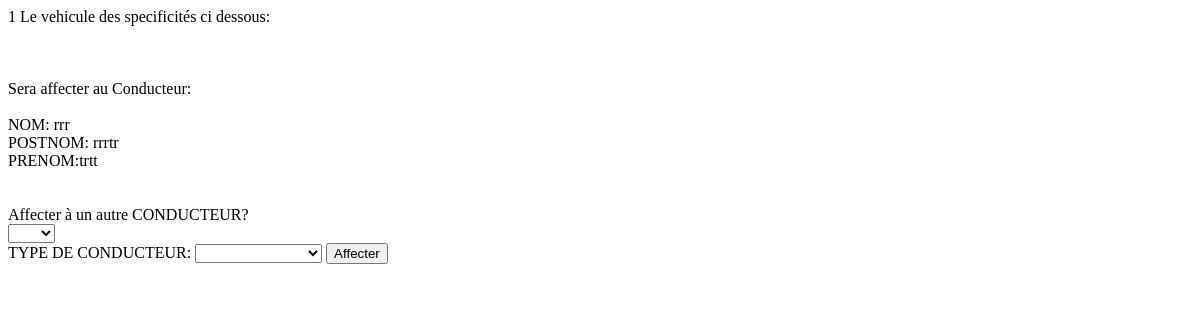
/affectation_conducteur.php?id_cond=1, run on an earlier commit of the app's database.
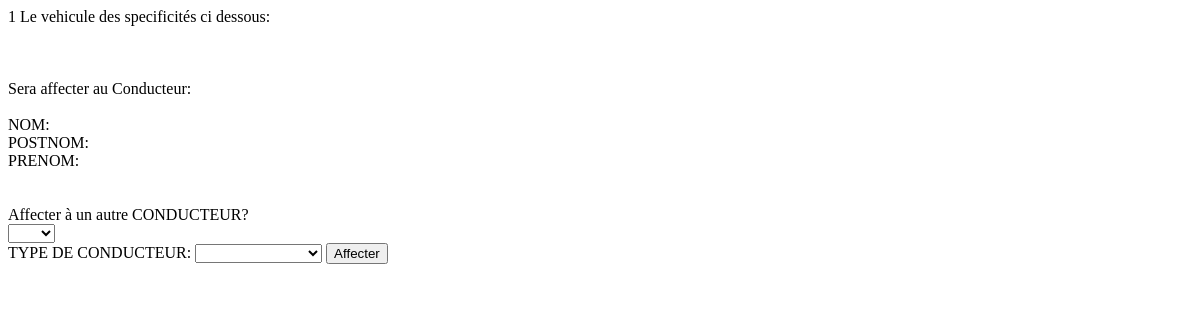
And on a later commit of the database.
### tables this page shows
CREATE TABLE `conducteur` (
  `id_cond` int(11) NOT NULL,
  `nom_cond` varchar(255) NOT NULL,
  `postnom_cond` varchar(255) NOT NULL,
  `prenom_cond` varchar(255) NOT NULL,
  `sexe_cond` varchar(255) NOT NULL,
  `date_naiss_cond` date NOT NULL,
  `lieu_naiss_cond` varchar(255) NOT NULL,
  `province_cond` varchar(255) NOT NULL,
  `ville_cond` varchar(255) NOT NULL,
  `commune_cond` varchar(255) NOT NULL,
  `quartier_cond` varchar(255) NOT NULL,
  `avennue_cond` varchar(255) NOT NULL,
  `num_domicile_cond` varchar(255) NOT NULL,
  `tel1_cond` varchar(255) NOT NULL,
  `tel2_cond` varchar(255) NOT NULL,
  `email_cond` varchar(255) NOT NULL,
  `scan_identite_cond` varchar(255) NOT NULL,
  `photo_cond` varchar(255) NOT NULL,
  `id_ut_fk` int(11) NOT NULL,
  `nom_ut_fk` varchar(255) NOT NULL,
  `id_mt_fk` int(11) NOT NULL,
  `num_plaque_mt_fk` varchar(255) NOT NULL,
  `date_enreg_conducteur` timestamp NOT NULL DEFAULT CURRENT_TIMESTAMP ON UPDATE CURRENT_TIMESTAMP
);

### affectation_conducteur.php (the view, shortened to what this page needs)
<?php
require('connexion.php');
?>
<!DOCTYPE html>
<html>
<head>
</head>
<body>
Le vehicule des specificités ci dessous:<br><br>
<br><br>
Sera affecter au Conducteur:<br><br>
<?php
$req2=("SELECT * FROM conducteur WHERE id_cond='".$_SESSION['id_cond']."'  ");
$res2=mysqli_query($conn,$req2) or die(mysqli_error());
?>
 <?php while ($aff2=mysqli_fetch_assoc($res2)){?>
NOM: <?php echo ($aff2['nom_cond'])?><br>
POSTNOM: <?php echo ($aff2['postnom_cond'])?><br>
PRENOM:<?php echo ($aff2['prenom_cond'])?><br>
<?php }?>
</body>
</html>
<form method="POST" action="" enctype="multipart/form-data" accept-charset="utf-8">
<?php
$req2=("SELECT * FROM conducteur WHERE id_cond='".$_SESSION['id_cond']."'  ");
$res2=mysqli_query($conn,$req2) or die(mysqli_error());
?>
 <?php while ($aff2=mysqli_fetch_assoc($res2)){?>
<input class="text" type="hidden" name="id_cond_affect" value="<?php echo ($aff2['id_cond'])?>"><br>
<input class="text" type="hidden" name="nom_cond_affect" value="<?php echo ($aff2['nom_cond'])?>"><br>
Affecter à un autre CONDUCTEUR?<br>
<select name="etat_cond_affect" required="">
	<option></option>
	<option value="non">Non</option>
</select><br>
TYPE DE CONDUCTEUR:
<select name="type_cond_affect" required="">
	<option></option>
	<option value="Taximan">Taximan</option>
</select>
<?php }?>
<input type="submit" name="submit" value="Affecter">
</form>

What changed in the data, as far as the page shows it:
changed conducteur: nom_cond "rrr" → (not shown); postnom_cond "rrrtr" → (not shown); prenom_cond "trtt" → (not shown)
